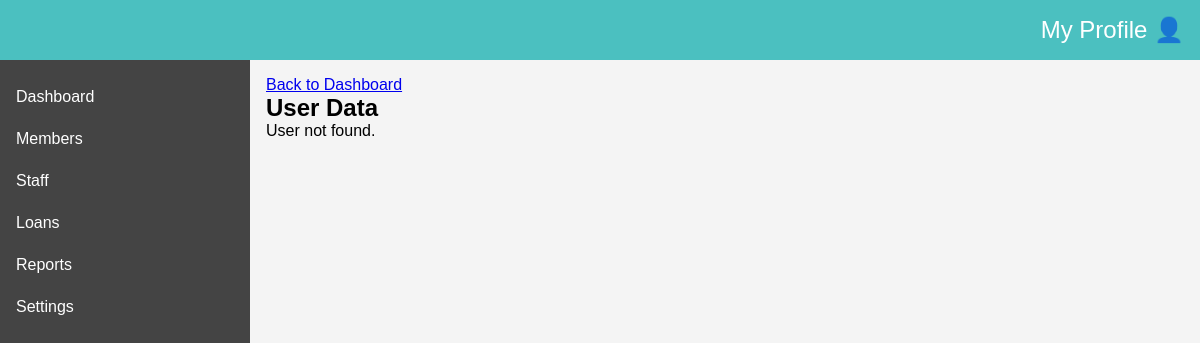
The app's page /admin/view_user/nelson@email.com (signed in), older data.
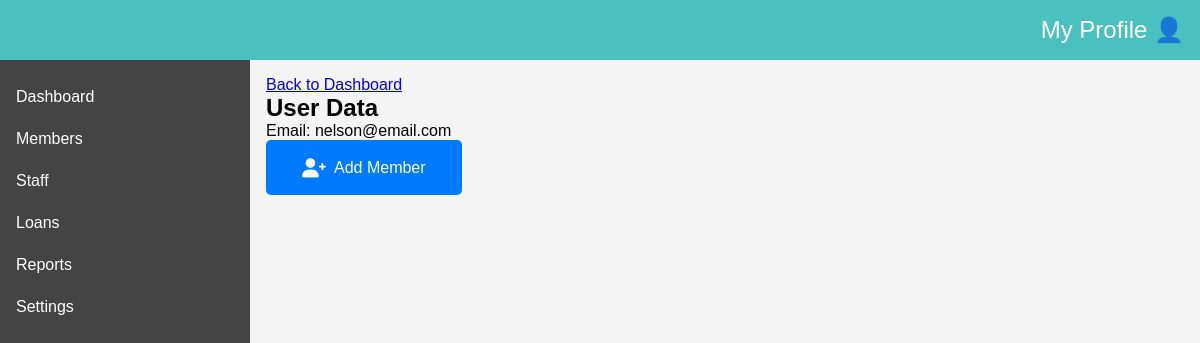
The same page, newer data.
### main_app/models.py (models this page shows, shortened)
class User(db.Model, UserMixin):
    user_id = db.Column(db.Integer, primary_key=True)
    personal_data = db.relationship('User_personalData', back_populates='user', uselist=False)
    username = db.Column(db.String(30), unique=True, nullable=False)
    email = db.Column(db.String(120), unique=True, nullable=False)
    password = db.Column(db.String, nullable=False)

### main_app/routes.py (the view)
@app.route("/admin/view_user/<email>")
@login_required
def view_user_data(email):
    user = User.query.filter_by(email=email).first()
    return render_template("admin/view_user.html", user=user)

### main_app/models.py (called while the page is built)
@login_manager.user_loader
def load_user(user_id):
    user = User.query.get(int(user_id))
    if user is None:
        return Admin.query.get(int(user_id))
    return user

### main_app/templates/admin/view_user.html (shortened to what this page needs)
{% extends "admin/layout.html" %}
{% block main_cont %}
<div>
    <a href="{{ url_for('admin_index') }}" class="btn btn-secondary">Back to Dashboard</a>
</div>
<h2>User Data</h2>
{% if user %}
    <p>Email: {{ user.email }}</p>
        <a href="{{ url_for('add_personal_data') }}" class="button-link"><button class="action-button"><i class="fas fa-user-plus"></i> Add Member</button></a>
    </div>
{% else %}
    <p>User not found.</p>
{% endif %}
{% endblock %}

### main_app/templates/admin/layout.html (shortened to what this page needs)
<!DOCTYPE html>
<html lang="en">
<head>
    {% block head %}
    <link rel="stylesheet" href="{{ url_for('static', filename='/css/Adminstyles.css') }}">
    <link rel="stylesheet" href="https://cdnjs.cloudflare.com/ajax/libs/font-awesome/6.0.0-beta3/css/all.min.css">
    {% endblock %}
</head>
<body>
    <div class="admin-dashboard">
        <header class="dashboard-header">
            <div class="profile-icon" onclick="toggleDropdown()">My Profile 👤</div>
        </header>
        <aside class="dashboard-sidebar">
            <nav class="sidebar-nav">
                <a href="{{ url_for('admin_index')}}" class="sidebar-item">Dashboard</a>
                <a href="{{ url_for('admin_members')}}" class="sidebar-item">Members</a>
                <a href="{{ url_for('admin_staff')}}" class="sidebar-item">Staff</a>
                <a href="{{ url_for('admin_loans')}}" class="sidebar-item">Loans</a>
                <a href="{{ url_for('admin_reports')}}" class="sidebar-item">Reports</a>
                <a href="{{ url_for('admin_settings')}}" class="sidebar-item">Settings</a>
            </nav>
        </aside>
        <main class="dashboard-main-content">
            {% block main_cont %}{% endblock %}
        </main>
    </div>
</body>
</html>

### main_app/static/css/Adminstyles.css (style rules this page uses)
* { box-sizing: border-box; margin: 0; padding: 0; }
* { scrollbar-width: auto; scrollbar-color: rgba(75, 192, 192, 1) rgba(75, 192, 192, 0.2); }
body { font-family: Arial, sans-serif; background-color: #f4f4f4; }
.admin-dashboard { display: flex; min-height: 100vh; flex-direction: row; }
.dashboard-header { background-color: rgb(75, 192, 192); color: white; padding: 1rem; display: flex; justify-content: space-between; align-items: center; width: 100%; position: fixed; top: 0; z-index: 1000; }
.profile-icon { cursor: pointer; position: relative; font-size: 1.5rem; }
.dashboard-sidebar { width: 200px; background-color: #444; color: white; height: 100vh; position: fixed; top: 60px; }
.sidebar-nav { padding: 1rem 0; }
.sidebar-item { display: block; padding: 0.75rem 1rem; color: white; text-decoration: none; }
.dashboard-main-content { margin-left: 200px; padding: 1rem; flex: 1; margin-top: 60px; }
.action-button { display: flex; align-items: center; background-color: #007bff; color: white; border: none; border-radius: 4px; padding: 0.5rem 1rem; font-size: 1rem; cursor: pointer; transition: background-color 0.2s, transform 0.2s; }
.action-button i { margin-right: 0.5rem; font-size: 1.2rem; }
@media (min-width: 769px) { .dashboard-sidebar { width: 250px; } }
@media (min-width: 769px) { .dashboard-main-content { margin-left: 250px; } }
.button-link { text-decoration: none; color: white; background-color: #007bff; padding: 10px 20px; border-radius: 5px; display: inline-block; font-size: 16px; }

Row changes from the older to the newer data that the page shows:
added User: email "nelson@email.com"
Text that changed along with them:
text no longer shown: "User not found."
text now shown: "Email: Add Member"
